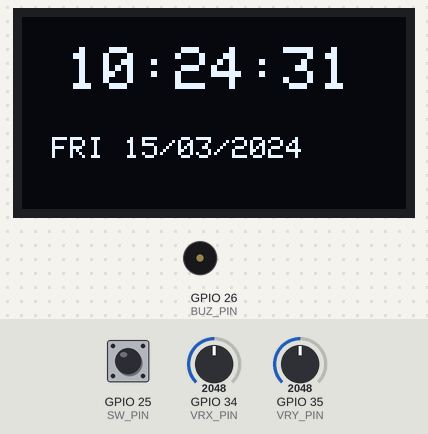
Simulated run of this sketch. Board: ESP32. Parts: 128×64 one-colour display, buzzer (waves = sounding). The inputs (shaded band) are chosen by the test bench; at power-on: GPIO 25 (SW_PIN) HIGH, GPIO 35 (VRY_PIN) = 2048, GPIO 34 (VRX_PIN) = 2048. The local clock reads 2024-03-15 10:24:30 at power-on unless the sketch sets it.

Above: at 1.2 s.
1.3 s: GPIO 25 (SW_PIN) pulled LOW for 0.15 s
At 2.2 s:
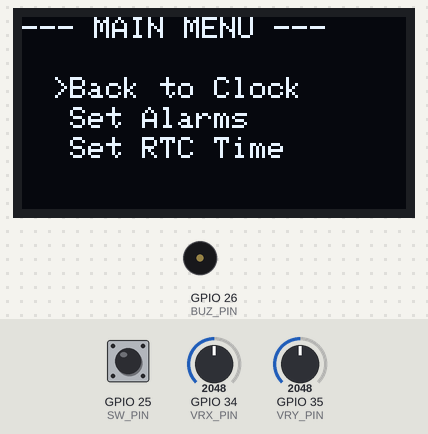
2.9 s: GPIO 35 (VRY_PIN) set to 2941
4.4 s: GPIO 35 (VRY_PIN) set to 3035
At 5.4 s:
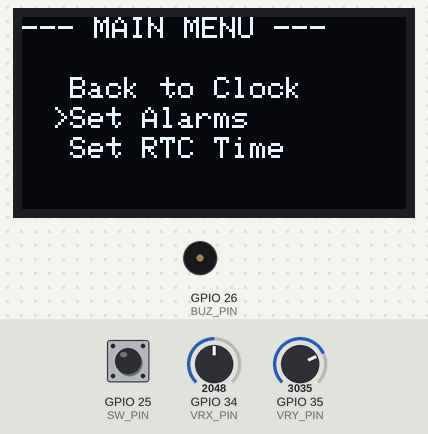
5.9 s: GPIO 25 (SW_PIN) pulled LOW for 1 s
At 7.3 s:
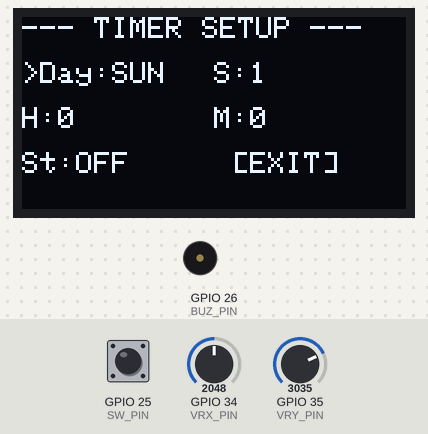
8.4 s: GPIO 25 (SW_PIN) pulled LOW for 0.15 s
At 8.9 s:
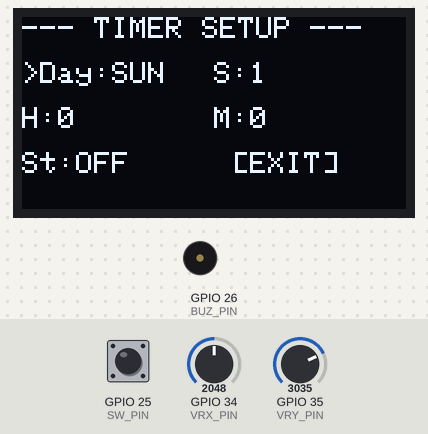
Timing chart, 0 to 11.0 s (numbered marks = the images above; inputs shaded):
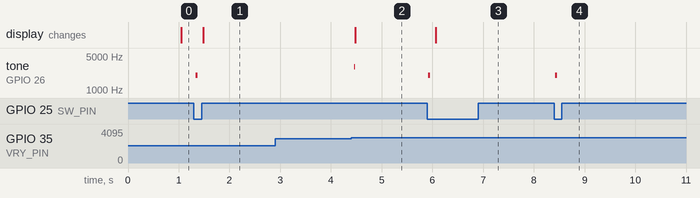

The sketch:

sketch.ino
```cpp
#include <Wire.h>
#include <RTClib.h>
#include <Adafruit_GFX.h>
#include <Adafruit_SSD1306.h>

#define SCREEN_WIDTH 128
#define SCREEN_HEIGHT 64
#define OLED_RESET    -1
Adafruit_SSD1306 display(SCREEN_WIDTH, SCREEN_HEIGHT, &Wire, OLED_RESET);

RTC_DS1307 rtc;

// --- ขา Pin สำหรับ ESP32 ---
#define VRX_PIN 34
#define VRY_PIN 35
#define SW_PIN  25
#define BUZ_PIN 26

// --- System States ---
enum State { HOME, MENU, SET_TIME, SET_ALARM, ALARM_RINGING };
State currentState = HOME;

// --- Joystick Variables ---
int menuIndex = 0;
bool buttonPressed = false;
bool joyMoved = false;

// --- Alarm Data Structure ---
struct AlarmTimer {
  uint8_t hour = 0;
  uint8_t minute = 0;
  bool active = false;
};
AlarmTimer alarms[7][6]; // 7 วัน, 6 เวลาต่อวัน

int setDay = 0;
int setSlot = 0;
int editField = 0;

int rtcEditField = 0;
DateTime tempTime;

String daysOfWeek[7] = {"SUN", "MON", "TUE", "WED", "THU", "FRI", "SAT"};

// ==========================================
// เพลง Super Mario Bros. Theme (ความยาว ~15-20 วิ)
// ==========================================
// ความถี่โน้ต (Hz)
const int alarm_notes[] = {
  659, 659, 0, 659, 0, 523, 659, 0, 784, 0, 0, 0, 392, 0, 0, 0,
  523, 0, 0, 392, 0, 0, 330, 0, 0, 440, 0, 494, 0, 466, 440, 0,
  392, 659, 784, 880, 0, 698, 784, 0, 659, 0, 523, 587, 494, 0, 0,
  523, 0, 0, 392, 0, 0, 330, 0, 0, 440, 0, 494, 0, 466, 440, 0,
  392, 659, 784, 880, 0, 698, 784, 0, 659, 0, 523, 587, 494, 0, 0,
  784, 740, 698, 622, 0, 659, 0, 415, 440, 523, 0, 440, 523, 587, 0,
  784, 740, 698, 622, 0, 659, 0, 1047, 0, 1047, 1047, 0, 0, 0
};
// ความยาวของโน้ตแต่ละตัว (จังหวะ x 150ms)
const int alarm_durations[] = {
  150, 150, 150, 150, 150, 150, 150, 150, 150, 150, 150, 150, 150, 150, 150, 150,
  150, 150, 150, 150, 150, 150, 150, 150, 150, 150, 150, 150, 150, 150, 150, 150,
  200, 200, 200, 150, 150, 150, 150, 150, 150, 150, 150, 150, 150, 150, 150,
  150, 150, 150, 150, 150, 150, 150, 150, 150, 150, 150, 150, 150, 150, 150, 150,
  200, 200, 200, 150, 150, 150, 150, 150, 150, 150, 150, 150, 150, 150, 150,
  150, 150, 150, 150, 150, 150, 150, 150, 150, 150, 150, 150, 150, 150, 150,
  150, 150, 150, 150, 150, 150, 150, 150, 150, 150, 150, 150, 150, 150
};
const int numNotes = sizeof(alarm_notes) / sizeof(alarm_notes[0]);

void setup() {
  Serial.begin(115200);
  Wire.begin(21, 22);

  pinMode(SW_PIN, INPUT_PULLUP);
  pinMode(BUZ_PIN, OUTPUT);
  digitalWrite(BUZ_PIN, LOW);

  if (!display.begin(SSD1306_SWITCHCAPVCC, 0x3C)) {
    Serial.println(F("SSD1306 allocation failed"));
    for(;;);
  }
  display.clearDisplay();

  if (!rtc.begin()) {
    Serial.println("Couldn't find RTC");
    for(;;);
  }

  if (!rtc.isrunning()) {
    rtc.adjust(DateTime(F(__DATE__), F(__TIME__)));
  }
}

void loop() {
  DateTime now = rtc.now();

  if (currentState != ALARM_RINGING) {
    handleJoystick();
  }

  display.clearDisplay();
  display.setTextColor(SSD1306_WHITE);

  switch (currentState) {
    case HOME:
      drawHome(now);
      checkAlarms(now);
      if (buttonPressed) currentState = MENU;
      break;

    case MENU:
      drawMenu();
      if (buttonPressed) {
        if (menuIndex == 0) currentState = HOME;
        else if (menuIndex == 1) { currentState = SET_ALARM; editField = 0; }
        else if (menuIndex == 2) { currentState = SET_TIME; tempTime = now; rtcEditField = 0; }
      }
      break;

    case SET_ALARM:
      drawSetAlarm();
      if (buttonPressed && editField == 5) {
        currentState = MENU;
      }
      break;

    case SET_TIME:
      drawSetTime();
      if (buttonPressed) currentState = MENU;
      break;

    case ALARM_RINGING:
      drawAlarmRinging();
      display.display();

      playAlarmSongOnce(); // เล่นเพลงมาริโอ้

      currentState = HOME;
      buttonPressed = false;
      delay(300);
      break;
  }

  if (currentState != ALARM_RINGING) {
    display.display();
  }

  buttonPressed = false;
  delay(50);
}

// --- ฟังก์ชันเล่นเพลง 1 รอบเต็มแบบไม่บล็อกปุ่ม ---
void playAlarmSongOnce() {
  for (int i = 0; i < numNotes; i++) {
    if (alarm_notes[i] > 0) {
      tone(BUZ_PIN, alarm_notes[i]);
    } else {
      noTone(BUZ_PIN); // เล่นเป็นเสียงเงียบ (จังหวะพัก)
    }

    // เล่นเสียงโน้ตตามระยะเวลาที่กำหนด พร้อมดักจับปุ่มกด
    unsigned long startT = millis();
    while (millis() - startT < alarm_durations[i]) {
      if (digitalRead(SW_PIN) == LOW) { // หากมีการกดปุ่ม
        noTone(BUZ_PIN);
        while (digitalRead(SW_PIN) == LOW) { delay(10); } // รอจนกว่าจะปล่อยมือ
        return;
      }
      delay(5);
    }

    noTone(BUZ_PIN);

    // ระยะห่างระหว่างโน้ตแต่ละตัว (30ms)
    startT = millis();
    while (millis() - startT < 30) {
       if (digitalRead(SW_PIN) == LOW) {
         while (digitalRead(SW_PIN) == LOW) { delay(10); }
         return;
       }
       delay(5);
    }
  }
}

// --- ฟังก์ชันอ่านค่า Joystick ---
void handleJoystick() {
  static bool lastBtnState = HIGH;

  int x = analogRead(VRX_PIN);
  int y = analogRead(VRY_PIN);
  bool currentBtnState = digitalRead(SW_PIN);

  if (currentBtnState == LOW && lastBtnState == HIGH) {
    buttonPressed = true;
    tone(BUZ_PIN, 2000, 40); // เสียงติ๊ดสั้นๆ ตอนกดปุ่ม
    delay(50);
  }
  lastBtnState = currentBtnState;

  if (!joyMoved) {
    bool moved = false;
    if (y < 1000) { processDir(1); moved = true; }      // UP
    else if (y > 3000) { processDir(2); moved = true; } // DOWN
    else if (x < 1000) { processDir(3); moved = true; } // LEFT
    else if (x > 3000) { processDir(4); moved = true; } // RIGHT

    if (moved) {
      joyMoved = true;
      tone(BUZ_PIN, 3000, 15); // เสียงติ๊กตอนเลื่อนเมนู
    }
  }

  if (x > 1800 && x < 2300 && y > 1800 && y < 2300) {
    joyMoved = false;
  }
}

// --- การจัดการทิศทางเมนู ---
void processDir(int dir) {
  if (currentState == MENU) {
    if (dir == 1) menuIndex = (menuIndex - 1 + 3) % 3;
    if (dir == 2) menuIndex = (menuIndex + 1) % 3;
  }
  else if (currentState == SET_ALARM) {
    if (dir == 3) editField = (editField - 1 + 6) % 6;
    if (dir == 4) editField = (editField + 1) % 6;

    if (dir == 1 || dir == 2) {
      int step = (dir == 1) ? 1 : -1;
      if (editField == 0) setDay = (setDay + step + 7) % 7;
      if (editField == 1) setSlot = (setSlot + step + 6) % 6;
      if (editField == 2) alarms[setDay][setSlot].hour = (alarms[setDay][setSlot].hour + step + 24) % 24;
      if (editField == 3) alarms[setDay][setSlot].minute = (alarms[setDay][setSlot].minute + step + 60) % 60;
      if (editField == 4) alarms[setDay][setSlot].active = !alarms[setDay][setSlot].active;
    }
  }
}

// --- ตรวจสอบเวลา Alarm ---
void checkAlarms(DateTime now) {
  int d = now.dayOfTheWeek();
  for (int i = 0; i < 6; i++) {
    if (alarms[d][i].active && alarms[d][i].hour == now.hour() && alarms[d][i].minute == now.minute() && now.second() == 0) {
      currentState = ALARM_RINGING;
    }
  }
}

// --- ฟังก์ชันวาดหน้าจอ ---
void drawHome(DateTime now) {
  display.setTextSize(2);
  display.setCursor(15, 10);

  if(now.hour() < 10) display.print('0');
  display.print(now.hour(), DEC);
  display.print(':');

  if(now.minute() < 10) display.print('0');
  display.print(now.minute(), DEC);
  display.print(':');

  if(now.second() < 10) display.print('0');
  display.print(now.second(), DEC);

  display.setTextSize(1);
  display.setCursor(10, 40);
  display.print(daysOfWeek[now.dayOfTheWeek()]);
  display.print(" ");

  if(now.day() < 10) display.print('0');
  display.print(now.day(), DEC); display.print('/');

  if(now.month() < 10) display.print('0');
  display.print(now.month(), DEC); display.print('/');

  display.print(now.year(), DEC);
}

void drawMenu() {
  display.setTextSize(1);
  display.setCursor(0, 0); display.println("--- MAIN MENU ---");

  String m[3] = {"Back to Clock", "Set Alarms", "Set RTC Time"};
  for (int i=0; i<3; i++) {
    display.setCursor(10, 20 + (i*10));
    if (menuIndex == i) display.print(">"); else display.print(" ");
    display.print(m[i]);
  }
}

void drawSetAlarm() {
  display.setTextSize(1);
  display.setCursor(0, 0); display.println("--- TIMER SETUP ---");

  display.setCursor(0, 15);
  if(editField == 0) display.print(">");
  display.print("Day:"); display.print(daysOfWeek[setDay]);

  display.setCursor(64, 15);
  if(editField == 1) display.print(">");
  display.print("S:"); display.print(setSlot + 1);

  display.setCursor(0, 30);
  if(editField == 2) display.print(">");
  display.print("H:"); display.print(alarms[setDay][setSlot].hour);

  display.setCursor(64, 30);
  if(editField == 3) display.print(">");
  display.print("M:"); display.print(alarms[setDay][setSlot].minute);

  display.setCursor(0, 45);
  if(editField == 4) display.print(">");
  display.print("St:"); display.print(alarms[setDay][setSlot].active ? "ON" : "OFF");

  display.setCursor(64, 45);
  if(editField == 5) display.print(">[EXIT]");
  else display.print(" [EXIT]");
}

void drawSetTime() {
  display.setTextSize(1);
  display.setCursor(0, 0); display.println("--- RTC SETUP ---");
  display.setCursor(0, 20); display.println("Feature in progress");
  display.setCursor(0, 40); display.println("Press Btn to EXIT");
}

void drawAlarmRinging() {
  display.setTextSize(2);
  display.setCursor(10, 20);
  display.println("WAKE UP!");
  display.setTextSize(1);
  display.setCursor(10, 45);
  display.println("Press Btn to Stop");
}
```

Measured:
- the behaviour switches between 3000 and 3001 on GPIO 35 (VRY_PIN) (found by bisection; images 1 and 2)
- after the input at 1.3 s, tone on GPIO 26 (BUZ_PIN): silent → 2000 Hz at once, → silent 0.04 s later; the display: changes after 0.19 s (image 1)
- after the input at 2.9 s, every drawn part: stays the same
- after the input at 4.4 s, tone on GPIO 26 (BUZ_PIN): silent → 3000 Hz after 0.06 s, → silent 0.01 s later; the display: changes after 0.08 s (image 2)
- after the input at 5.9 s, tone on GPIO 26 (BUZ_PIN): silent → 2000 Hz at once, → silent 0.04 s later; the display: changes after 0.17 s (image 3)
- after the input at 8.4 s, tone on GPIO 26 (BUZ_PIN): silent → 2000 Hz at once, → silent 0.04 s later
